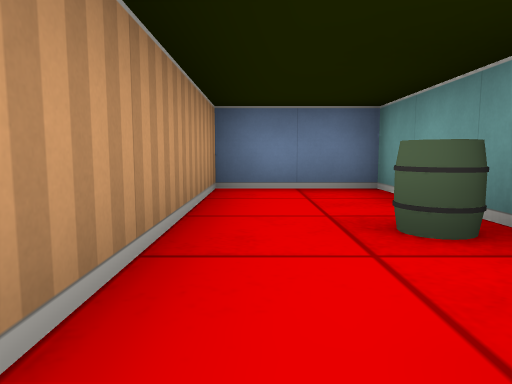
view 1 (above)

14 first-person views from a walk through a cub3D maze. The camera is about half as high as the walls, tilts 6° down and sees 70° across. The floor is counted in squares. Each view is taken from the middle of a square. On the plan, view 1 faces up. The plan holds only what a view shows up to about 9 squares ahead; the rest is blank.

view 2
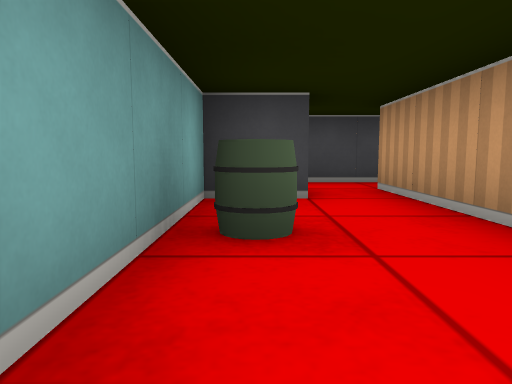

view 3
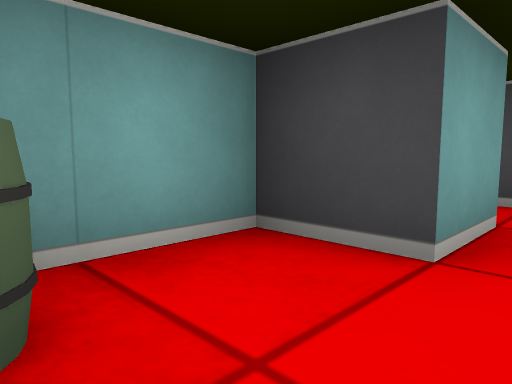

view 4
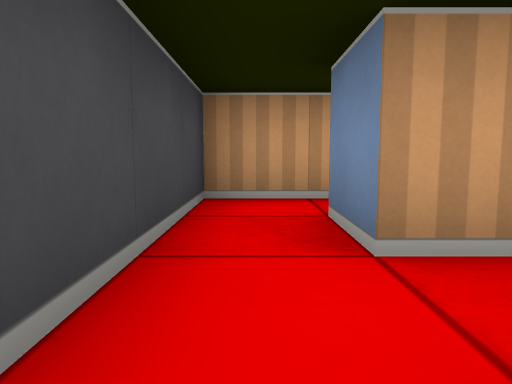

view 5
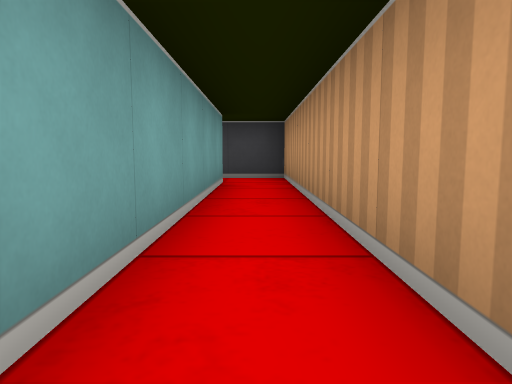

view 6
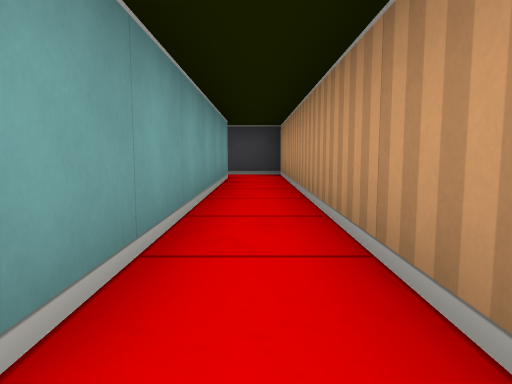

view 7
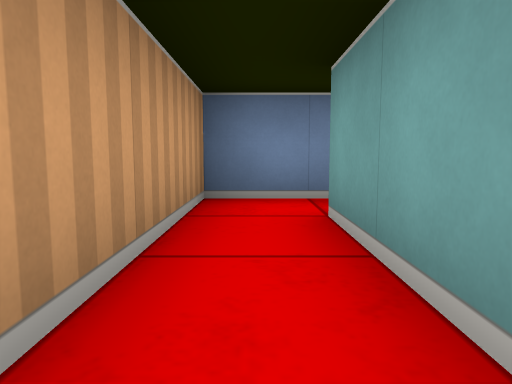

view 8
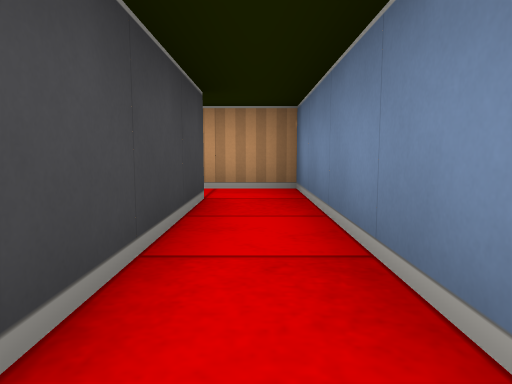

view 9
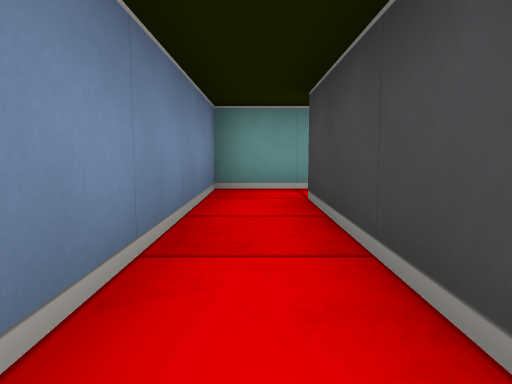

view 10
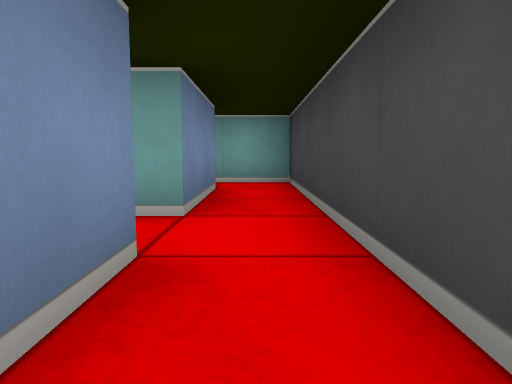

view 11
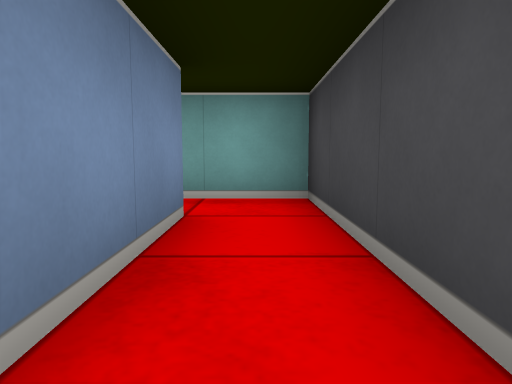

view 12
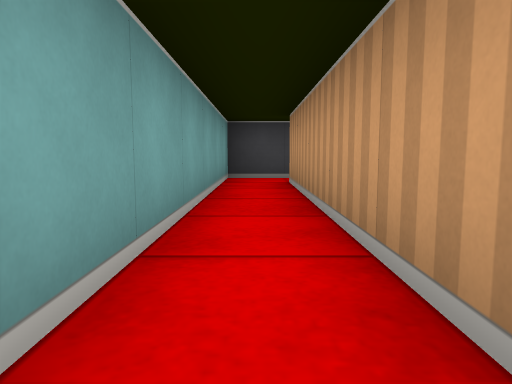

view 13
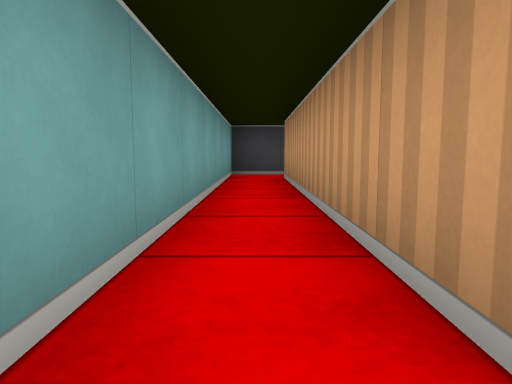

view 14
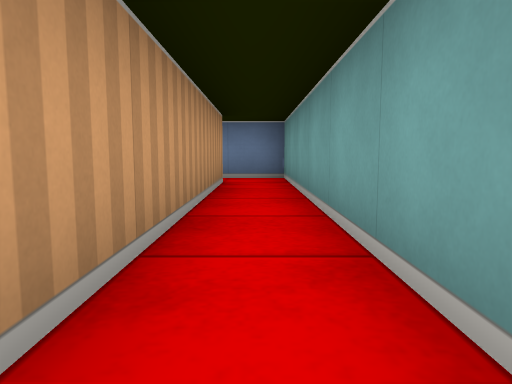

### Floor plan
Points are (right, up) in squares from view 1. A wall is a line through its corners. A room is listed if a view was taken in it or the views show most of it. See-through windows are left out.
Room 1 (views 1, 2, 3, 11)
walls: (0.5, -0.5) (0.5, 0.5) (1.5, 0.5) (1.5, 4.5) (-0.5, 4.5) (-0.5, -0.5) (-1.5, -0.5); (-1.5, -1.5) (0.5, -1.5)
ways out: opening at (1.5, -1) to room 2; opening at (-1, -1) to room 3
objects: barrel (1, 2)
Room 2 (views 4, 8, 9, 12, 13, 14)
walls: (-1.5, 5.5) (2.5, 5.5) (2.5, -0.5) (0.5, -0.5); (0.5, -1.5) (3.5, -1.5) (3.5, 6.5) (-1.5, 6.5)
ways out: opening at (1.5, -1) to room 1; opening at (-1, 6) to room 3
Room 3 (views 5, 6, 7, 10)
walls: (-1.5, -0.5) (-1.5, 5.5); (-1.5, 6.5) (-2.5, 6.5) (-2.5, -1.5) (-1.5, -1.5)
ways out: opening at (-1, -1) to room 1; opening at (-1, 6) to room 2

Where each view was taken, in squares from view 1:
view 1: 0 up, 0 right, facing up
view 2: 4 up, 1 right, facing down
view 3: 2 up, 0 right, facing down-right
view 4: 1 down, 1 right, facing left
view 5: 5 up, 2 left, facing down
view 6: 6 up, 2 left, facing down
view 7: 3 up, 2 left, facing up
view 8: 6 up, 2 right, facing left
view 9: 6 up, 1 left, facing right
view 10: 1 down, 2 left, facing right
view 11: 1 down, 0 right, facing right
view 12: 5 up, 3 right, facing down
view 13: 6 up, 3 right, facing down
view 14: 0 up, 3 right, facing up
